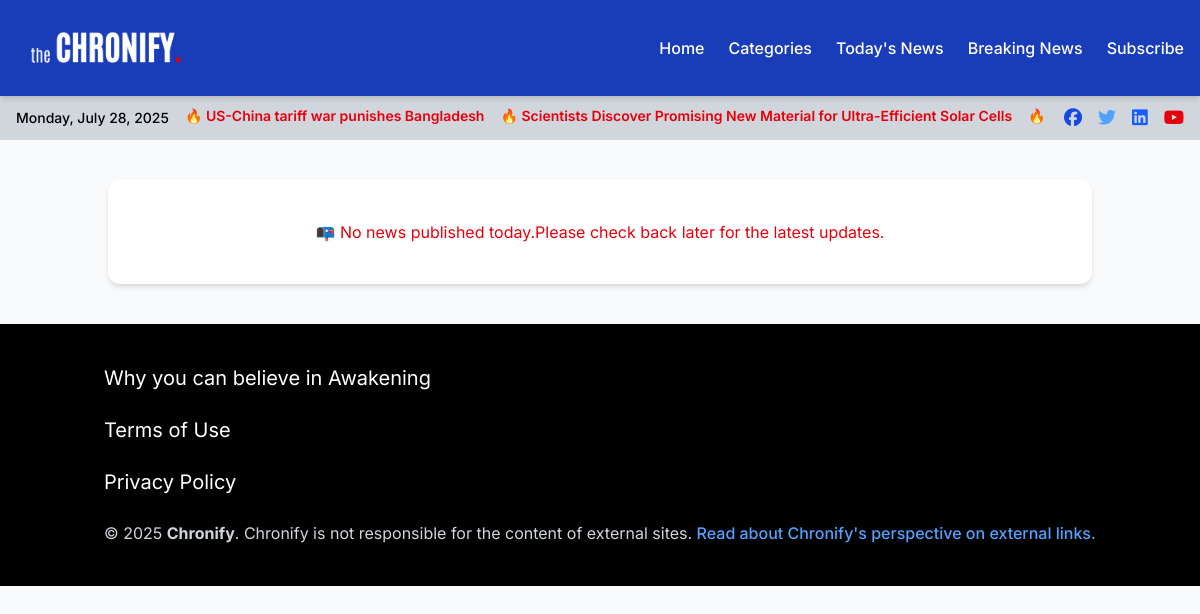
The app's page /today/news/ with its own data.
### home/models.py (models this page shows, shortened)
class News(models.Model):
    section = models.ForeignKey(NavbarItem, on_delete=models.CASCADE, blank=True, null=True)
    category = models.ManyToManyField(Category, blank=True)
    top_sub_title = models.CharField(max_length=500, blank=True, null=True)
    title = models.CharField(max_length=500, blank=True, null=True)
    sub_title = models.CharField(max_length=500, blank=True, null=True)
    sub_content = models.TextField(max_length=1000, blank=True, null=True)
    news_content = RichTextField(blank=True, null=True, config_name='custom_config')
    heading_image = models.ImageField(
        upload_to="news/",
        blank=True,
        null=True,
        validators=[validate_image]
    )
    heading_image_title = models.CharField(max_length=500, blank=True, null=True)
    main_image = models.ImageField(
        upload_to="news/",
        blank=True,
        null=True,
        validators=[validate_image]
    )
    main_image_title = models.CharField(max_length=500, blank=True, null=True)
    created_at = models.DateTimeField(auto_now_add=True)
    updated_at = models.DateTimeField(auto_now=True)
    created_by = models.ForeignKey(settings.AUTH_USER_MODEL, on_delete= models.SET_NULL, related_name="+", null=True, blank=True)
    updated_by = models.ForeignKey(settings.AUTH_USER_MODEL, on_delete= models.SET_NULL, related_name="+", null=True, blank=True)
    class Meta:
        verbose_name_plural = "News"
        ordering = ['-created_at']

### home/views.py (the view)
# urls.py: path('today/news/', views.today_news, name='today_news'),
def today_news(request):
    today = date.today()
    news_list = News.objects.filter(created_at__date=today).order_by('created_at')
    paginator = Paginator(news_list, 9)
    page_number = request.GET.get("page")
    page_obj = paginator.get_page(page_number)
    message="📭 No news published today.Please check back later for the latest updates."
    context = {
        'page_obj': page_obj,
        'message' : message,
    }
    return render(request,'pages/today_news.html',context)

### home/context_processors.py (called while the page is built)
def default(request):
    site_info = SiteInfo.objects.first()
    navbar_item = NavbarItem.objects.filter(is_active=True).order_by('position')
    default_pages = Default_pages.objects.all()
    current_date = datetime.now()
    bangla_date = f"{convert_to_bangla_number(current_date.day)}"
    return {
        'site_info': site_info,
        'navbar_item': navbar_item,
        'default_pages': default_pages,
        'bangla_date':bangla_date,
        'current_date': current_date,
    }

def top_headline_context(request):
    top_heading = News.objects.filter(category__name='Breaking News').order_by('-created_at')[:5]
    return {'top_heading': top_heading}

### home/templatetags/bangla_filters.py (called while the page is built)
def convert_to_bangla_number(number):
    bangla_digits = {
        '0': '০', '1': '১', '2': '২', '3': '৩', '4': '৪',
        '5': '৫', '6': '৬', '7': '৭', '8': '৮', '9': '৯'
    }
    return ''.join(bangla_digits.get(char, char) for char in str(number))

### templates/pages/today_news.html (shortened to what this page needs)
{% extends "base.html" %}
{% load custom_filters %}
{% load bangla_filters %}
{% load static %}
{% block content %}
    <div class="  px-3 py-8">
    <section>
    <div class="grid grid-cols-1 md:grid-cols-2 lg:grid-cols-3 gap-6 my-2.5">
    {% if page_obj %}
        {% for news in page_obj %}
        <div class="bg-white rounded-xl shadow-lg overflow-hidden transform hover:scale-105 transition duration-300 ease-in-out">
            <img class="w-full h-52 object-cover" src="{{ news.heading_image.url}}" alt="{{ news.title }}">
            <div class="p-6">
                <h3 class="text-xl font-semibold text-gray-900 mb-2">
                <a href="{% url 'news_details' news.pk %}" class="block hover:text-blue-700 focus:outline-none focus:ring-2 focus:ring-blue-500">{{ news.title }} </a>
                </h3>
                <p class="text-gray-600 text-sm mb-4 leading-relaxed"> {{ news.sub_content }}</p>
                <div class="flex justify-between items-center text-sm text-gray-500">
                    <h4 class="text-sm my-2.5">{{ news.created_at|date:"F j, Y" }}</h4>
                    <a href="{% url 'news_details' news.pk %}" class="text-blue-600 hover:text-blue-800 font-medium transition duration-200">Read More &rarr;</a>
                </div>
            </div>
        </div>
        {% endfor %}
    {% else %}
        <div class="col-span-full text-center text-red-600 bg-white py-10 rounded-xl shadow-md">
            {{message}}
        </div>
    {% endif %}
    </div>
</section>
    </div>
{% endblock content %}

### templates/header.html (shortened to what this page needs)
{% load static %}
<nav class="bg-blue-800 shadow-md sticky py-2 top-0 z-50">
    <div class="max-w-7xl mx-auto px-4 py-4 flex justify-between items-center">
        <div>
        <a href="{% url 'home' %}" class="">
           <img src="/media/logo/logo.png" alt="Chronify Logo"
                     class="h-12 w-auto object-contain" />
        </a>
        </div>
        <div class="hidden md:flex space-x-6 text-white font-medium">
            <a href="{% url 'home' %}" class="hover:text-blue-200 transition-colors duration-300 hover:underline underline-offset-4">Home</a>
             <a href="{% url 'news_by_cat' %}" class="hover:text-blue-200 transition-colors duration-300 hover:underline underline-offset-4">Categories</a>
            <a href="{% url 'today_news' %}" class="hover:text-blue-200 transition-colors duration-300 hover:underline underline-offset-4">Today's News</a>
            <a href="{% url 'breaking_news' %}" class="hover:text-blue-200 transition-colors duration-300 hover:underline underline-offset-4">Breaking News</a>
            <a href="{% url 'subscribe_form' %}" class="hover:text-blue-200 transition-colors duration-300 hover:underline underline-offset-4">Subscribe</a>
        </div>
    </div>
</nav>
<div class="bg-gray-300 py-2 text-sm">
  <div class="max-w-7xl mx-auto px-4">
    <div class="flex flex-col md:flex-row items-center justify-between gap-4">
      <div class="flex flex-1 items-center gap-4 overflow-hidden">
        <div id="datetime" class="text-black font-medium whitespace-nowrap shrink-0"></div>
        <div class="relative flex-1 h-6 overflow-hidden">
          <div
            id="top-news"
            class="flex gap-10 text-red-600 font-semibold whitespace-nowrap animate-marquee hover:[animation-play-state:paused]"
          >
            <div class="flex gap-10">
              {% for heading in top_heading %}
              <div class="mr-4">
                🔥 <a href="{% url 'news_details' heading.pk %}" class="hover:underline">{{ heading.title }}</a>
              </div>
              {% endfor %}
            </div>
          </div>
        </div>
      </div>
      <div class="flex items-center justify-end sm:justify-center gap-4 shrink-0 w-full md:w-auto">
        <a href="https://www.facebook.com/thechronify" target="_blank" class="text-blue-700 text-lg hover:text-blue-800 transition"><i class="fab fa-facebook"></i></a>
        <a href="#" class="text-blue-400 text-lg hover:text-blue-500 transition"><i class="fab fa-twitter"></i></a>
        <a href="#" class="text-blue-600 text-lg hover:text-blue-700 transition"><i class="fab fa-linkedin"></i></a>
        <a href="#" class="text-red-600 text-lg hover:text-red-700 transition"><i class="fab fa-youtube"></i></a>
      </div>
    </div>
  </div>
</div>

### templates/base.html (style rules this page uses)
body { font-family: 'Inter', sans-serif; }
.animate-marquee { animation: marquee 20s linear infinite; }

### records on screen
News: title "US-China tariff war punishes Bangladesh"
News: title "Scientists Discover Promising New Material for Ultra-Efficient Solar Cells"

### other values on screen
{{ message }} "📭 No news published today.Please check back later for the latest updates."
